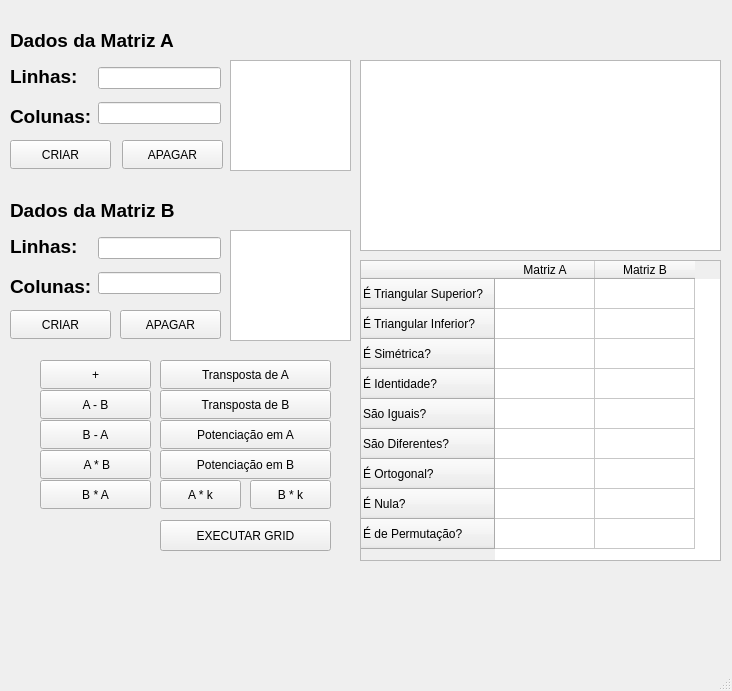
<?xml version="1.0" encoding="UTF-8"?>
<ui version="4.0">
 <class>MainWindow</class>
 <widget class="QMainWindow" name="MainWindow">
  <property name="geometry">
   <rect>
    <x>0</x>
    <y>0</y>
    <width>732</width>
    <height>691</height>
   </rect>
  </property>
  <property name="windowTitle">
   <string>MainWindow</string>
  </property>
  <widget class="QWidget" name="centralwidget">
   <widget class="QTextEdit" name="textEdit_MatrizResultado">
    <property name="geometry">
     <rect>
      <x>360</x>
      <y>60</y>
      <width>361</width>
      <height>191</height>
     </rect>
    </property>
   </widget>
   <widget class="QLabel" name="label_8">
    <property name="geometry">
     <rect>
      <x>10</x>
      <y>20</y>
      <width>281</width>
      <height>41</height>
     </rect>
    </property>
    <property name="text">
     <string>&lt;html&gt;&lt;head/&gt;&lt;body&gt;&lt;p&gt;&lt;span style=&quot; font-size:14pt; font-weight:700;&quot;&gt;Dados da Matriz A&lt;/span&gt;&lt;/p&gt;&lt;/body&gt;&lt;/html&gt;</string>
    </property>
   </widget>
   <widget class="QPushButton" name="pushButton_Adicao">
    <property name="geometry">
     <rect>
      <x>40</x>
      <y>360</y>
      <width>111</width>
      <height>29</height>
     </rect>
    </property>
    <property name="text">
     <string>+</string>
    </property>
   </widget>
   <widget class="QPushButton" name="pushButton_ASubtracaoB">
    <property name="geometry">
     <rect>
      <x>40</x>
      <y>390</y>
      <width>111</width>
      <height>29</height>
     </rect>
    </property>
    <property name="text">
     <string>A - B</string>
    </property>
   </widget>
   <widget class="QPushButton" name="pushButton_AMultiplicacaoB">
    <property name="geometry">
     <rect>
      <x>40</x>
      <y>450</y>
      <width>111</width>
      <height>29</height>
     </rect>
    </property>
    <property name="text">
     <string> A * B</string>
    </property>
   </widget>
   <widget class="QPushButton" name="pushButton_TranspostaA">
    <property name="geometry">
     <rect>
      <x>160</x>
      <y>360</y>
      <width>171</width>
      <height>29</height>
     </rect>
    </property>
    <property name="text">
     <string>Transposta de A</string>
    </property>
   </widget>
   <widget class="QPushButton" name="pushButton_PotenciacaoA">
    <property name="geometry">
     <rect>
      <x>160</x>
      <y>420</y>
      <width>171</width>
      <height>29</height>
     </rect>
    </property>
    <property name="text">
     <string>Potenciação em A</string>
    </property>
   </widget>
   <widget class="QPushButton" name="pushButton_AMultiplicacaoK">
    <property name="geometry">
     <rect>
      <x>160</x>
      <y>480</y>
      <width>81</width>
      <height>29</height>
     </rect>
    </property>
    <property name="text">
     <string>A * k</string>
    </property>
   </widget>
   <widget class="QPushButton" name="pushButton_CriarMatrizA">
    <property name="geometry">
     <rect>
      <x>10</x>
      <y>140</y>
      <width>101</width>
      <height>29</height>
     </rect>
    </property>
    <property name="text">
     <string>CRIAR</string>
    </property>
   </widget>
   <widget class="QTableWidget" name="tableWidget">
    <property name="geometry">
     <rect>
      <x>360</x>
      <y>260</y>
      <width>361</width>
      <height>301</height>
     </rect>
    </property>
    <row>
     <property name="text">
      <string>É Triangular Superior?</string>
     </property>
    </row>
    <row>
     <property name="text">
      <string>É Triangular Inferior?</string>
     </property>
    </row>
    <row>
     <property name="text">
      <string>É Simétrica?</string>
     </property>
    </row>
    <row>
     <property name="text">
      <string>É Identidade?</string>
     </property>
    </row>
    <row>
     <property name="text">
      <string>São Iguais?</string>
     </property>
    </row>
    <row>
     <property name="text">
      <string>São Diferentes?</string>
     </property>
    </row>
    <row>
     <property name="text">
      <string>É Ortogonal?</string>
     </property>
    </row>
    <row>
     <property name="text">
      <string>É Nula?</string>
     </property>
    </row>
    <row>
     <property name="text">
      <string>É de Permutação?</string>
     </property>
    </row>
    <column>
     <property name="text">
      <string>Matriz A</string>
     </property>
    </column>
    <column>
     <property name="text">
      <string>Matriz B</string>
     </property>
    </column>
   </widget>
   <widget class="QWidget" name="layoutWidget">
    <property name="geometry">
     <rect>
      <x>10</x>
      <y>230</y>
      <width>211</width>
      <height>73</height>
     </rect>
    </property>
    <layout class="QHBoxLayout" name="horizontalLayout_3">
     <item>
      <layout class="QVBoxLayout" name="verticalLayout_5">
       <item>
        <widget class="QLabel" name="label_10">
         <property name="text">
          <string>&lt;html&gt;&lt;head/&gt;&lt;body&gt;&lt;p&gt;&lt;span style=&quot; font-size:14pt; font-weight:700;&quot;&gt;Linhas:&lt;/span&gt;&lt;/p&gt;&lt;/body&gt;&lt;/html&gt;</string>
         </property>
        </widget>
       </item>
       <item>
        <widget class="QLabel" name="label_11">
         <property name="text">
          <string>&lt;html&gt;&lt;head/&gt;&lt;body&gt;&lt;p&gt;&lt;span style=&quot; font-size:14pt; font-weight:700;&quot;&gt;Colunas:&lt;/span&gt;&lt;/p&gt;&lt;/body&gt;&lt;/html&gt;</string>
         </property>
        </widget>
       </item>
      </layout>
     </item>
     <item>
      <layout class="QVBoxLayout" name="verticalLayout_6">
       <item>
        <widget class="QLineEdit" name="lineEdit_LinhasMatrizB"/>
       </item>
       <item>
        <widget class="QLineEdit" name="lineEdit_ColunasMatrizB"/>
       </item>
      </layout>
     </item>
    </layout>
   </widget>
   <widget class="QLabel" name="label_12">
    <property name="geometry">
     <rect>
      <x>10</x>
      <y>190</y>
      <width>281</width>
      <height>41</height>
     </rect>
    </property>
    <property name="text">
     <string>&lt;html&gt;&lt;head/&gt;&lt;body&gt;&lt;p&gt;&lt;span style=&quot; font-size:14pt; font-weight:700;&quot;&gt;Dados da Matriz B&lt;/span&gt;&lt;/p&gt;&lt;/body&gt;&lt;/html&gt;</string>
    </property>
   </widget>
   <widget class="QPushButton" name="pushButton_CriarMatrizB">
    <property name="geometry">
     <rect>
      <x>10</x>
      <y>310</y>
      <width>101</width>
      <height>29</height>
     </rect>
    </property>
    <property name="text">
     <string>CRIAR</string>
    </property>
   </widget>
   <widget class="QPushButton" name="pushButtonExecutarGrid">
    <property name="geometry">
     <rect>
      <x>160</x>
      <y>520</y>
      <width>171</width>
      <height>31</height>
     </rect>
    </property>
    <property name="text">
     <string>EXECUTAR GRID</string>
    </property>
   </widget>
   <widget class="QPushButton" name="pushButton_BMultiplicacaoK">
    <property name="geometry">
     <rect>
      <x>250</x>
      <y>480</y>
      <width>81</width>
      <height>29</height>
     </rect>
    </property>
    <property name="text">
     <string>B * k</string>
    </property>
   </widget>
   <widget class="QPushButton" name="pushButton_BSubtracaoA">
    <property name="geometry">
     <rect>
      <x>40</x>
      <y>420</y>
      <width>111</width>
      <height>29</height>
     </rect>
    </property>
    <property name="text">
     <string>B - A</string>
    </property>
   </widget>
   <widget class="QWidget" name="layoutWidget">
    <property name="geometry">
     <rect>
      <x>10</x>
      <y>60</y>
      <width>211</width>
      <height>73</height>
     </rect>
    </property>
    <layout class="QHBoxLayout" name="horizontalLayout">
     <item>
      <layout class="QVBoxLayout" name="verticalLayout">
       <item>
        <widget class="QLabel" name="label_2">
         <property name="text">
          <string>&lt;html&gt;&lt;head/&gt;&lt;body&gt;&lt;p&gt;&lt;span style=&quot; font-size:14pt; font-weight:700;&quot;&gt;Linhas:&lt;/span&gt;&lt;/p&gt;&lt;/body&gt;&lt;/html&gt;</string>
         </property>
        </widget>
       </item>
       <item>
        <widget class="QLabel" name="label_3">
         <property name="text">
          <string>&lt;html&gt;&lt;head/&gt;&lt;body&gt;&lt;p&gt;&lt;span style=&quot; font-size:14pt; font-weight:700;&quot;&gt;Colunas:&lt;/span&gt;&lt;/p&gt;&lt;/body&gt;&lt;/html&gt;</string>
         </property>
        </widget>
       </item>
      </layout>
     </item>
     <item>
      <layout class="QVBoxLayout" name="verticalLayout_2">
       <item>
        <widget class="QLineEdit" name="lineEdit_LinhasMatrizA"/>
       </item>
       <item>
        <widget class="QLineEdit" name="lineEdit_ColunasMatrizA"/>
       </item>
      </layout>
     </item>
    </layout>
   </widget>
   <widget class="QTextEdit" name="textEdit_SaidaMatrizA">
    <property name="geometry">
     <rect>
      <x>230</x>
      <y>60</y>
      <width>121</width>
      <height>111</height>
     </rect>
    </property>
   </widget>
   <widget class="QTextEdit" name="textEdit_SaidaMatrizB">
    <property name="geometry">
     <rect>
      <x>230</x>
      <y>230</y>
      <width>121</width>
      <height>111</height>
     </rect>
    </property>
   </widget>
   <widget class="QPushButton" name="pushButton_BMultiplicacaoA">
    <property name="geometry">
     <rect>
      <x>40</x>
      <y>480</y>
      <width>111</width>
      <height>29</height>
     </rect>
    </property>
    <property name="text">
     <string>B * A</string>
    </property>
   </widget>
   <widget class="QPushButton" name="pushButton_TranspostaB">
    <property name="geometry">
     <rect>
      <x>160</x>
      <y>390</y>
      <width>171</width>
      <height>29</height>
     </rect>
    </property>
    <property name="text">
     <string>Transposta de B</string>
    </property>
   </widget>
   <widget class="QPushButton" name="pushButton_PotenciacaoB">
    <property name="geometry">
     <rect>
      <x>160</x>
      <y>450</y>
      <width>171</width>
      <height>29</height>
     </rect>
    </property>
    <property name="text">
     <string>Potenciação em B</string>
    </property>
   </widget>
   <widget class="QPushButton" name="pushButton_ApagarMatrizA">
    <property name="geometry">
     <rect>
      <x>122</x>
      <y>140</y>
      <width>101</width>
      <height>29</height>
     </rect>
    </property>
    <property name="text">
     <string>APAGAR</string>
    </property>
   </widget>
   <widget class="QPushButton" name="pushButton_ApagarMatrizB">
    <property name="geometry">
     <rect>
      <x>120</x>
      <y>310</y>
      <width>101</width>
      <height>29</height>
     </rect>
    </property>
    <property name="text">
     <string>APAGAR</string>
    </property>
   </widget>
  </widget>
  <widget class="QMenuBar" name="menubar">
   <property name="geometry">
    <rect>
     <x>0</x>
     <y>0</y>
     <width>732</width>
     <height>26</height>
    </rect>
   </property>
  </widget>
  <widget class="QStatusBar" name="statusbar"/>
 </widget>
 <resources/>
 <connections/>
</ui>
